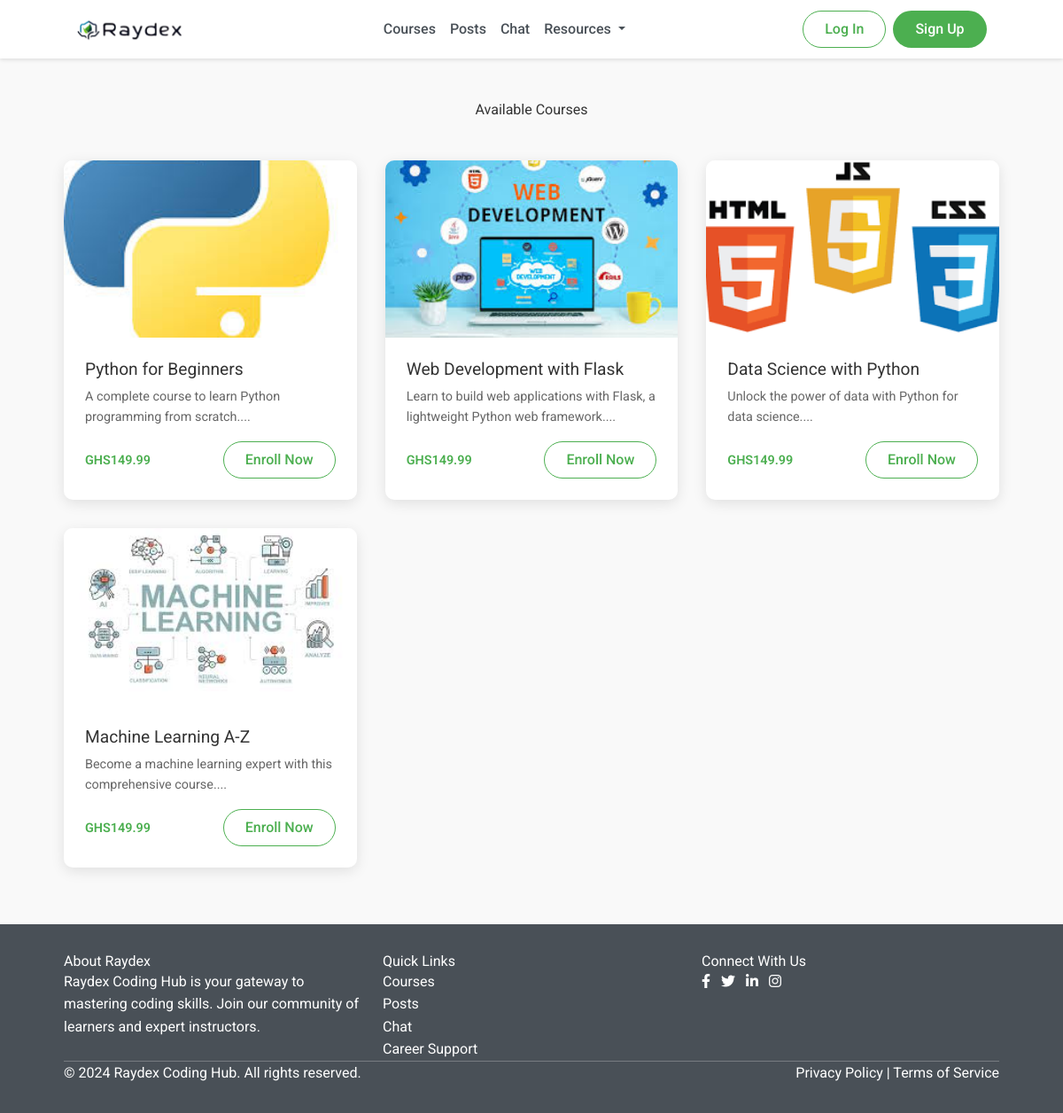
The app's page /courses, older data.
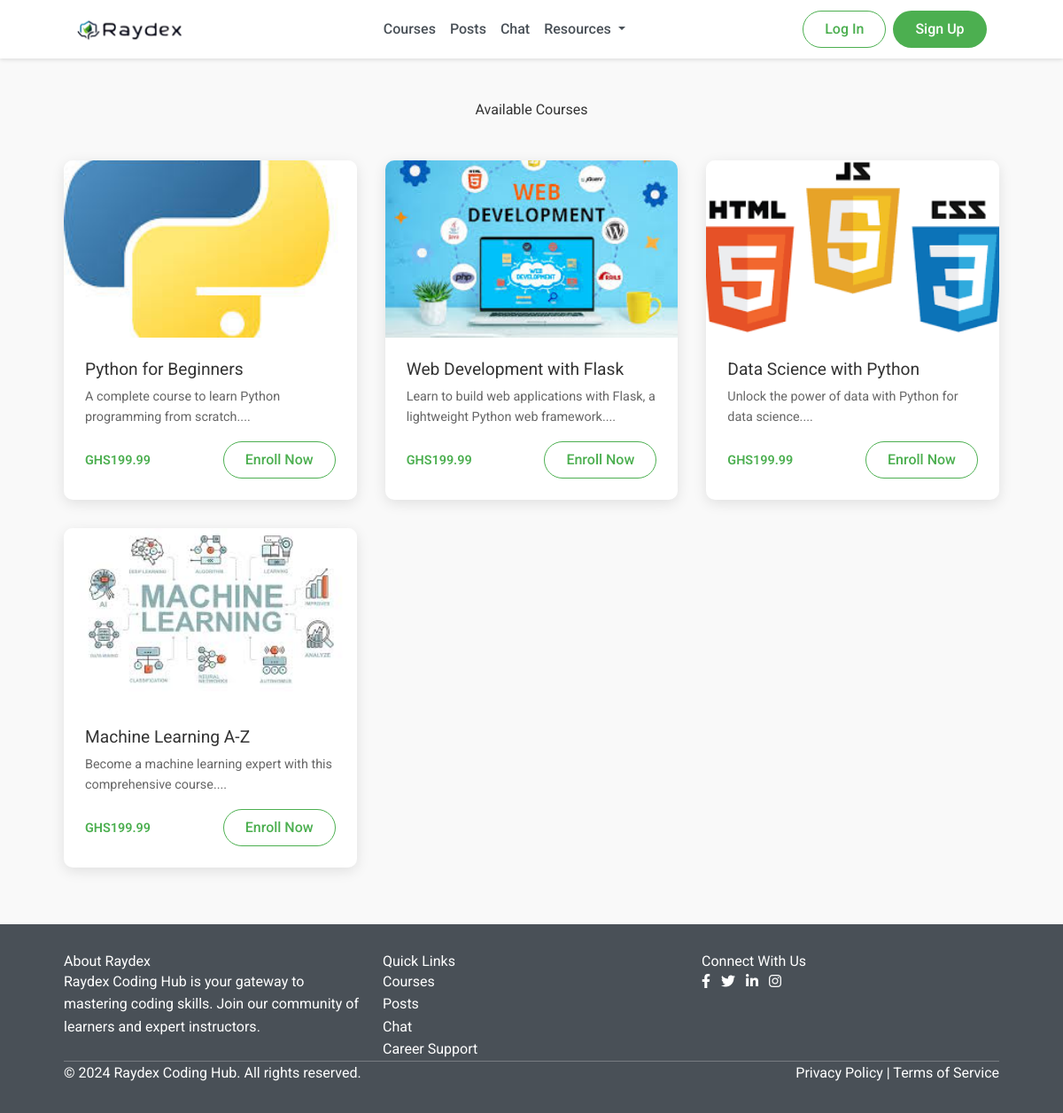
The same page, newer data.
### app.py (models this page shows, shortened)
class Course(db.Model):
    id = db.Column(db.Integer, primary_key=True)
    title = db.Column(db.String(100), nullable=False)
    description = db.Column(db.Text, nullable=False)
    price = db.Column(db.Float, nullable=False)
    image = db.Column(db.String(20), nullable=False, default='default.jpg')
    enrollments = db.relationship('Enrollment', backref='course', lazy=True)
    lessons = db.relationship('Lesson', backref='course', lazy=True)

### app.py (the view)
@app.route('/courses')
def courses():
    courses = Course.query.all()
    return render_template('courses.html', courses=courses)

### templates/courses.html (shortened to what this page needs)
{% extends 'base.html' %}  {% block content %}
<div class="container mt-5">
  <h2 class="text-center mb-5">Available Courses</h2>
  <div class="courses">
    {% for course in courses %}
    <div class="course-card">
      <img
        src="{{ url_for('static', filename='images/' + course.image) }}"
        alt="{{ course.title }}"
      />
      <div class="course-content">
        <h3 class="course-title">{{ course.title }}</h3>
        <p class="course-description">{{ course.description[:100] }}...</p>
        <div class="course-meta">
          <span class="course-price">GHS{{ course.price }}</span>
          <a href="/course/{{ course.id }}" class="btn btn-login">Enroll Now</a>
        </div>
      </div>
    </div>
    {% endfor %}
  </div>
</div>
{% endblock %}

### templates/base.html (shortened to what this page needs)
<!DOCTYPE html>
<html lang="en">
  <head>
    <link
      rel="stylesheet"
      href="https://cdn.jsdelivr.net/npm/bootstrap@5.3.0/dist/css/bootstrap.min.css"
    />
    <link
      rel="stylesheet"
      href="https://cdnjs.cloudflare.com/ajax/libs/font-awesome/6.0.0-beta3/css/all.min.css"
    />
    <link
      href="https://cdn.jsdelivr.net/npm/tailwindcss@2.2.19/dist/tailwind.min.css"
      rel="stylesheet"
    />
    <link
      rel="stylesheet"
      href="{{ url_for('static', filename='css/style.css') }}"
    />
  </head>
  <body>
    <nav class="navbar navbar-expand-lg navbar-light">
      <div class="container">
        <a class="navbar-brand" href="{{ url_for('home') }}">
          <img
            src="{{ url_for('static', filename='images/bg.png') }}"
            alt="Raydex logo"
            class="me-2"
          />
        </a>
        <div class="collapse navbar-collapse" id="navbarNav">
          <ul class="navbar-nav mx-auto">
            <li class="nav-item">
              <a class="nav-link" href="{{ url_for('courses') }}">Courses</a>
            </li>
            <li class="nav-item">
              <a class="nav-link" href="{{ url_for('forum') }}">Posts</a>
            </li>
            <li class="nav-item">
              <a class="nav-link" href="{{ url_for('chat_users') }}">Chat</a>
            </li>
            <li class="nav-item dropdown">
              <a
                class="nav-link dropdown-toggle"
                href="#"
                id="resourcesDropdown"
                role="button"
                data-bs-toggle="dropdown"
                aria-expanded="false"
              >
                Resources
              </a>
            </li>
          </ul>
          <div class="d-flex align-items-center">
            {% if current_user.is_authenticated %} {% if current_user.is_admin
            %}
            <a class="nav-link me-3" href="{{ url_for('admin_dashboard') }}"
              >Admin</a
            >
            {% endif %}
            <div class="dropdown user-dropdown">
              <a
                class="nav-link dropdown-toggle d-flex align-items-center"
                href="#"
                id="userDropdown"
                role="button"
                data-bs-toggle="dropdown"
                aria-expanded="false"
              >
                <img
                  src="https://ui-avatars.com/api/?name={{ current_user.username }}&background=2ecc71&color=fff"
                  alt="Profile"
                  class="rounded-circle me-2"
                />
                <span class="d-none d-lg-inline"
                  >{{ current_user.username }}</span
                >
              </a>
              <ul
                class="dropdown-menu dropdown-menu-end"
                aria-labelledby="userDropdown"
              >
                <li>
                  <a
                    class="dropdown-item"
                    href="{{ url_for('student_dashboard') }}"
                    >Dashboard</a
                  >
                </li>
                <li><a class="dropdown-item" href="#">Account Settings</a></li>
                <li><hr class="dropdown-divider" /></li>
                <li>
                  <a class="dropdown-item" href="{{ url_for('logout') }}"
                    >Sign Out</a
                  >
                </li>
              </ul>
            </div>
            {% else %}
            <a href="{{ url_for('login') }}" class="btn btn-login me-2"
              >Log In</a
            >
            <a href="{{ url_for('register') }}" class="btn btn-signup"
              >Sign Up</a
            >
            {% endif %}
          </div>
        </div>
      </div>
    </nav>
    {% block content %}{% endblock %}
    <footer class="footer">
      <div class="container">
        <div class="row">
          <div class="col-md-4">
            <h5>About Raydex</h5>
            <p>
              Raydex Coding Hub is your gateway to mastering coding skills. Join
              our community of learners and expert instructors.
            </p>
          </div>
          <div class="col-md-4">
            <h5>Quick Links</h5>
            <ul class="list-unstyled">
              <li><a href="{{ url_for('courses') }}">Courses</a></li>
              <li><a href="{{ url_for('forum') }}">Posts</a></li>
              <li><a href="{{ url_for('chat_users') }}">Chat</a></li>
              <li><a href="#">Career Support</a></li>
            </ul>
          </div>
          <div class="col-md-4">
            <h5>Connect With Us</h5>
            <ul class="list-inline">
              <li class="list-inline-item">
                <a href="#"><i class="fab fa-facebook-f"></i></a>
              </li>
              <li class="list-inline-item">
                <a href="#"><i class="fab fa-twitter"></i></a>
              </li>
              <li class="list-inline-item">
                <a href="#"><i class="fab fa-linkedin-in"></i></a>
              </li>
              <li class="list-inline-item">
                <a href="#"><i class="fab fa-instagram"></i></a>
              </li>
            </ul>
          </div>
        </div>
        <hr />
        <div class="row">
          <div class="col-md-6">
            <p>&copy; 2024 Raydex Coding Hub. All rights reserved.</p>
          </div>
          <div class="col-md-6 text-md-end">
            <a href="#">Privacy Policy</a> | <a href="#">Terms of Service</a>
          </div>
        </div>
      </div>
    </footer>
  </body>
</html>

### static/css/style.css (style rules this page uses)
:root { --primary-color: #4caf50; --secondary-color: #27ae60; --text-color: #333; --bg-color: #f9f9f9; --card-bg: #ffffff; --dark-gray: #495057; --light-gray: #f8f9fa; --white: #ffffff; --black: #000000; --danger-color: #dc3545; --warning-color: #ffc107; --info-color: #17a2b8; }
* { margin: 0; padding: 0; box-sizing: border-box; }
body { font-family: "Roboto", "Poppins", sans-serif; line-height: 1.6; color: var(--text-color); background-color: var(--bg-color); }
.container { width: 90%; max-width: 1200px; margin: 0 auto; }
.navbar { background-color: var(--white); box-shadow: 0 2px 4px rgba(0, 0, 0, 0.1); padding: 0.5rem 1rem; }
.navbar-brand img { height: 40px; transition: transform 0.3s ease; }
.nav-link { color: var(--dark-gray); font-weight: 500; padding: 0.5rem 1rem; transition: color 0.2s ease, background-color 0.2s ease; border-radius: 5px; }
.btn { display: inline-block; padding: 0.8rem 2rem; border-radius: 30px; text-decoration: none; font-weight: 600; transition: all 0.3s ease; }
.btn-login, .btn-signup { padding: 0.5rem 1.5rem; font-weight: 500; }
.btn-login { color: var(--primary-color); border: 1px solid var(--primary-color); }
.btn-signup { background-color: var(--primary-color); color: var(--white); }
.courses { display: grid; grid-template-columns: repeat(auto-fit, minmax(300px, 1fr)); gap: 2rem; margin-bottom: 4rem; }
.course-card { background-color: var(--card-bg); border-radius: 10px; overflow: hidden; box-shadow: 0 4px 15px rgba(0, 0, 0, 0.1); transition: transform 0.3s ease; }
.course-card img { width: 100%; height: 200px; object-fit: cover; }
.course-content { padding: 1.5rem; }
.course-title { font-size: 1.2rem; margin-bottom: 0.5rem; }
.course-description { font-size: 0.9rem; color: #666; margin-bottom: 1rem; }
.course-meta { display: flex; justify-content: space-between; align-items: center; font-size: 0.9rem; }
.course-price { font-weight: 600; color: var(--primary-color); }
.footer { background-color: var(--dark-gray); color: var(--white); padding: 2rem 0; }

Row changes from the older to the newer data that the page shows:
changed Course "Python for Beginners": price "149.99" → "199.99"
changed Course "Web Development with Flask": price "149.99" → "199.99"
changed Course "Data Science with Python": price "149.99" → "199.99"
changed Course "Machine Learning A-Z": price "149.99" → "199.99"
